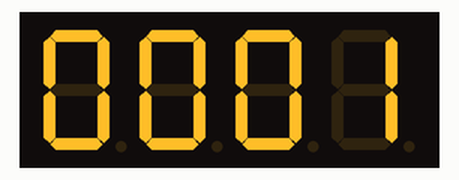
The sketch below on a simulated Arduino Uno, built with avr-gcc and run on an emulated ATmega328P. On the bench: 4-digit seven-segment display. Wiring (inferred from the names in the program): 4-digit 7-segment display, segments lit when HIGH: segments pin 2, pin 3, pin 4, pin 5, pin 6, pin 7, pin 8, pin 9; digit selects pin 10, pin 11, pin 12, pin 13. The segment pins are drawn as the display they are named for.

Above: at 0.21 s.
At 5.07 s:
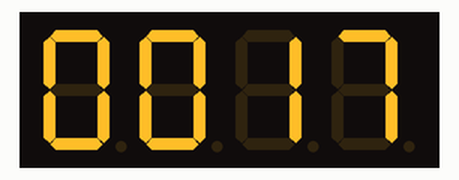
At 10.24 s:
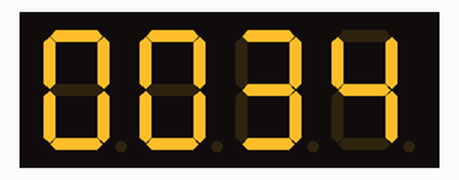
At 19.34 s:
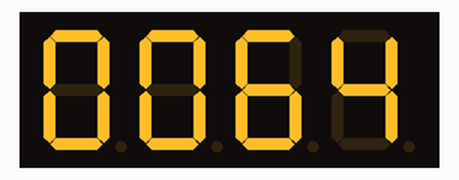
At 29.06 s:
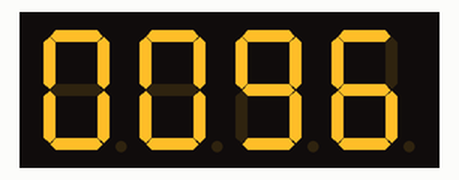
At 39.68 s:
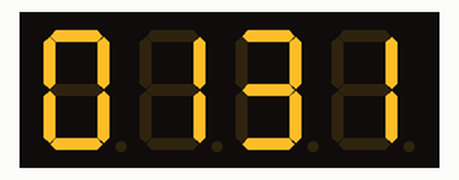

The sketch:

bai2_2.ino
```cpp
/*
Nguyen Thanh Luan - K74A2 KT&CN

Bai 2-2: Lap trinh dieu khien mo dun 4 led 7 doan:
+ Hien thi cac so tu nhien tu 0 den 9999, do tre 0.3s.
+ Hien thi cac so chan tu 0 den 9998, do tre 0.3s.

Cathode Chung Module 4 LED 7 Doan
Ma: "5461AS-1"
*/

void hien_thi();
const int seg[8] = {2, 3, 4, 5, 6, 7, 8, 9};   // a b c d e f g dp
const int dig[4] = {10, 11, 12, 13};      // D1 D2 D3 D4
unsigned long E = 0;
int num = 1;
int mode = 0;

const byte so[10] = {
  B00111111, // 0
  B00000110, // 1
  B01011011, // 2
  B01001111, // 3
  B01100110, // 4
  B01101101, // 5
  B01111101, // 6
  B00000111, // 7
  B01111111, // 8
  B01101111  // 9
};

void setup() {
  for (int i = 0; i < 8; i++) {
    pinMode(seg[i], OUTPUT);
    digitalWrite(seg[i], LOW);
  }

  for (int i = 0; i < 4; i++) {
    pinMode(dig[i], OUTPUT);
    digitalWrite(dig[i], HIGH);
  }
}

void loop() {
  hien_thi(num);

  if (mode == 0) {
    if (millis() - E > 300) {
      E = millis();
        num++;

        if (num > 9999) {
          num = 0;
          mode = 1;
        }
      }
  }
  else if (mode == 1) {
    if (millis() - E > 300) {
      E = millis();
        num += 2;

        if (num > 999) {
          num = 0;
          mode = 0;
        }
      }
  }

}

void hien_thi(int n) {
  int d[4];
  d[0] = n / 1000;
  d[1] = (n / 100) % 10;
  d[2] = (n / 10) % 10;
  d[3] = n % 10;

  for (int i = 0; i < 4; i++)
  {
    for (int j = 0; j < 4; j++) {
      digitalWrite(dig[j], HIGH);
    }

    byte x = so[d[i]];

    for (int k = 0; k < 8; k++) {
      digitalWrite(seg[k], bitRead(x, k));
    }

    digitalWrite(dig[i], LOW);
    delayMicroseconds(1000);
  }
}
```
